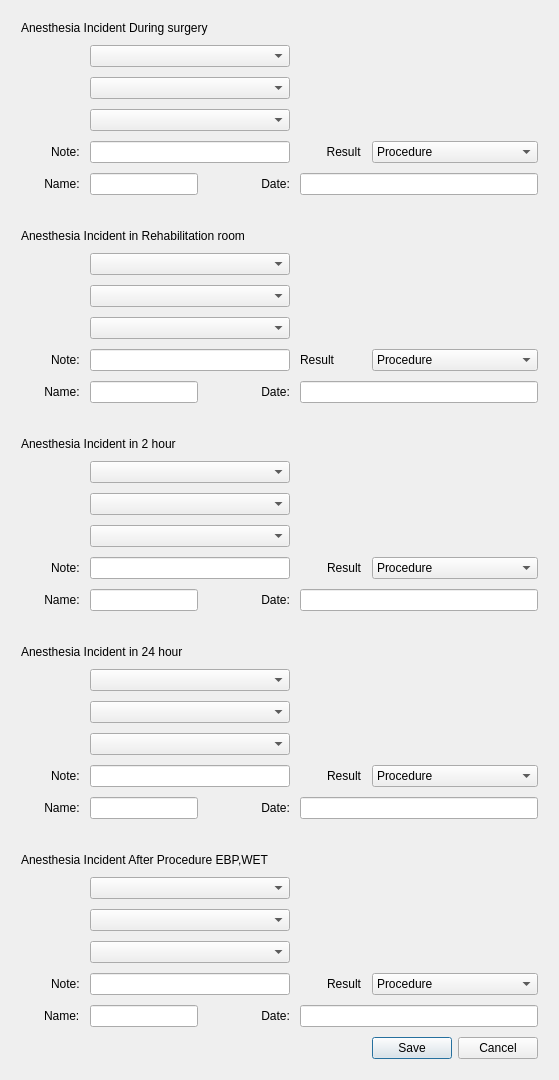
       <widget class="QWidget" name="Post1">
        <attribute name="title">
         <string>Post</string>
        </attribute>
        <layout class="QGridLayout" name="gridLayout_7">
         <item row="0" column="0">
          <layout class="QGridLayout" name="gridLayout_8">
           <property name="margin">
            <number>10</number>
           </property>
           <property name="spacing">
            <number>10</number>
           </property>
           <item row="11" column="5">
            <widget class="QComboBox" name="comboBox_47">
             <item>
              <property name="text">
               <string>Procedure</string>
              </property>
             </item>
             <item>
              <property name="text">
               <string>Stop visiting</string>
              </property>
             </item>
             <item>
              <property name="text">
               <string>Stop visiting, Give advice</string>
              </property>
             </item>
             <item>
              <property name="text">
               <string>Continue visiting</string>
              </property>
             </item>
             <item>
              <property name="text">
               <string>Not found</string>
              </property>
             </item>
             <item>
              <property name="text">
               <string>Released</string>
              </property>
             </item>
             <item>
              <property name="text">
               <string>OPD case</string>
              </property>
             </item>
             <item>
              <property name="text">
               <string>Death</string>
              </property>
             </item>
            </widget>
           </item>
           <item row="11" column="1" colspan="3">
            <widget class="QLineEdit" name="lineEdit_55"/>
           </item>
           <item row="6" column="0" colspan="4">
            <widget class="QLabel" name="label_115">
             <property name="text">
              <string/>
             </property>
            </widget>
           </item>
           <item row="9" column="1" colspan="3">
            <widget class="QComboBox" name="comboBox_45"/>
           </item>
           <item row="10" column="1" colspan="3">
            <widget class="QComboBox" name="comboBox_46"/>
           </item>
           <item row="8" column="1" colspan="3">
            <widget class="QComboBox" name="comboBox_44"/>
           </item>
           <item row="11" column="4">
            <widget class="QLabel" name="label_116">
             <property name="text">
              <string>Result</string>
             </property>
            </widget>
           </item>
           <item row="11" column="0" alignment="Qt::AlignRight">
            <widget class="QLabel" name="label_114">
             <property name="text">
              <string>Note:</string>
             </property>
            </widget>
           </item>
           <item row="21" column="0" colspan="4" alignment="Qt::AlignBottom">
            <widget class="QLabel" name="label_100">
             <property name="text">
              <string>Anesthesia Incident in 24 hour</string>
             </property>
            </widget>
           </item>
           <item row="32" column="5">
            <widget class="QComboBox" name="comboBox_43">
             <item>
              <property name="text">
               <string>Procedure</string>
              </property>
             </item>
             <item>
              <property name="text">
               <string>Stop visiting</string>
              </property>
             </item>
             <item>
              <property name="text">
               <string>Stop visiting, Give advice</string>
              </property>
             </item>
             <item>
              <property name="text">
               <string>Continue visiting</string>
              </property>
             </item>
             <item>
              <property name="text">
               <string>Not found</string>
              </property>
             </item>
             <item>
              <property name="text">
               <string>Released</string>
              </property>
             </item>
             <item>
              <property name="text">
               <string>OPD case</string>
              </property>
             </item>
             <item>
              <property name="text">
               <string>Death</string>
              </property>
             </item>
            </widget>
           </item>
           <item row="22" column="1" colspan="3">
            <widget class="QComboBox" name="comboBox_36"/>
           </item>
           <item row="23" column="1" colspan="3">
            <widget class="QComboBox" name="comboBox_37"/>
           </item>
           <item row="24" column="1" colspan="3">
            <widget class="QComboBox" name="comboBox_38"/>
           </item>
           <item row="29" column="1" colspan="3">
            <widget class="QComboBox" name="comboBox_41"/>
           </item>
           <item row="32" column="4" alignment="Qt::AlignRight">
            <widget class="QLabel" name="label_112">
             <property name="text">
              <string>Result</string>
             </property>
            </widget>
           </item>
           <item row="25" column="0" alignment="Qt::AlignRight">
            <widget class="QLabel" name="label_101">
             <property name="text">
              <string>Note:</string>
             </property>
            </widget>
           </item>
           <item row="26" column="1" colspan="2">
            <widget class="QLineEdit" name="lineEdit_50"/>
           </item>
           <item row="25" column="5">
            <widget class="QComboBox" name="comboBox_39">
             <item>
              <property name="text">
               <string>Procedure</string>
              </property>
             </item>
             <item>
              <property name="text">
               <string>Stop visiting</string>
              </property>
             </item>
             <item>
              <property name="text">
               <string>Stop visiting, Give advice</string>
              </property>
             </item>
             <item>
              <property name="text">
               <string>Continue visiting</string>
              </property>
             </item>
             <item>
              <property name="text">
               <string>Not found</string>
              </property>
             </item>
             <item>
              <property name="text">
               <string>Released</string>
              </property>
             </item>
             <item>
              <property name="text">
               <string>OPD case</string>
              </property>
             </item>
             <item>
              <property name="text">
               <string>Death</string>
              </property>
             </item>
            </widget>
           </item>
           <item row="30" column="1" colspan="3">
            <widget class="QComboBox" name="comboBox_40"/>
           </item>
           <item row="25" column="4" alignment="Qt::AlignRight">
            <widget class="QLabel" name="label_102">
             <property name="text">
              <string>Result</string>
             </property>
            </widget>
           </item>
           <item row="26" column="0" alignment="Qt::AlignRight">
            <widget class="QLabel" name="label_103">
             <property name="text">
              <string> Name:</string>
             </property>
            </widget>
           </item>
           <item row="28" column="0" colspan="4">
            <widget class="QLabel" name="label_105">
             <property name="text">
              <string>Anesthesia Incident After Procedure EBP,WET</string>
             </property>
            </widget>
           </item>
           <item row="25" column="1" colspan="3">
            <widget class="QLineEdit" name="lineEdit_49"/>
           </item>
           <item row="26" column="4" colspan="2">
            <widget class="QLineEdit" name="lineEdit_51"/>
           </item>
           <item row="26" column="3">
            <widget class="QLabel" name="label_104">
             <property name="text">
              <string>                Date:</string>
             </property>
            </widget>
           </item>
           <item row="31" column="1" colspan="3">
            <widget class="QComboBox" name="comboBox_42"/>
           </item>
           <item row="32" column="1" colspan="3">
            <widget class="QLineEdit" name="lineEdit_52"/>
           </item>
           <item row="32" column="0" alignment="Qt::AlignRight">
            <widget class="QLabel" name="label_106">
             <property name="text">
              <string>Note:</string>
             </property>
            </widget>
           </item>
           <item row="33" column="0" alignment="Qt::AlignRight">
            <widget class="QLabel" name="label_107">
             <property name="text">
              <string>Name:</string>
             </property>
            </widget>
           </item>
           <item row="33" column="1" colspan="2">
            <widget class="QLineEdit" name="lineEdit_53"/>
           </item>
           <item row="33" column="4" colspan="2">
            <widget class="QLineEdit" name="lineEdit_54"/>
           </item>
           <item row="33" column="3">
            <widget class="QLabel" name="label_108">
             <property name="text">
              <string>                Date:</string>
             </property>
            </widget>
           </item>
           <item row="5" column="3">
            <widget class="QLabel" name="label_85">
             <property name="text">
              <string>                Date:</string>
             </property>
            </widget>
           </item>
           <item row="5" column="1" colspan="2">
            <widget class="QLineEdit" name="lineEdit_38"/>
           </item>
           <item row="5" column="4" colspan="2">
            <widget class="QLineEdit" name="lineEdit_39"/>
           </item>
           <item row="5" column="0" alignment="Qt::AlignRight">
            <widget class="QLabel" name="label_84">
             <property name="text">
              <string>       Name:</string>
             </property>
            </widget>
           </item>
           <item row="4" column="5">
            <widget class="QComboBox" name="comboBox_26">
             <item>
              <property name="text">
               <string>Procedure</string>
              </property>
             </item>
             <item>
              <property name="text">
               <string>Stop visiting</string>
              </property>
             </item>
             <item>
              <property name="text">
               <string>Stop visiting, Give advice</string>
              </property>
             </item>
             <item>
              <property name="text">
               <string>Continue visiting</string>
              </property>
             </item>
             <item>
              <property name="text">
               <string>Not found</string>
              </property>
             </item>
             <item>
              <property name="text">
               <string>Released</string>
              </property>
             </item>
             <item>
              <property name="text">
               <string>OPD case</string>
              </property>
             </item>
             <item>
              <property name="text">
               <string>Death</string>
              </property>
             </item>
            </widget>
           </item>
           <item row="19" column="4" colspan="2">
            <widget class="QLineEdit" name="lineEdit_42"/>
           </item>
           <item row="14" column="0" colspan="4" alignment="Qt::AlignBottom">
            <widget class="QLabel" name="label_81">
             <property name="text">
              <string>Anesthesia Incident in 2 hour</string>
             </property>
            </widget>
           </item>
           <item row="4" column="1" colspan="3">
            <widget class="QLineEdit" name="lineEdit_37"/>
           </item>
           <item row="18" column="1" colspan="3">
            <widget class="QLineEdit" name="lineEdit_40"/>
           </item>
           <item row="18" column="4" alignment="Qt::AlignRight">
            <widget class="QLabel" name="label_87">
             <property name="text">
              <string>Result</string>
             </property>
            </widget>
           </item>
           <item row="1" column="1" colspan="3">
            <widget class="QComboBox" name="comboBox_20"/>
           </item>
           <item row="19" column="1" colspan="2">
            <widget class="QLineEdit" name="lineEdit_41"/>
           </item>
           <item row="19" column="3">
            <widget class="QLabel" name="label_89">
             <property name="text">
              <string>                Date:</string>
             </property>
            </widget>
           </item>
           <item row="2" column="1" colspan="3">
            <widget class="QComboBox" name="comboBox_21"/>
           </item>
           <item row="0" column="0" colspan="4" alignment="Qt::AlignBottom">
            <widget class="QLabel" name="label_80">
             <property name="text">
              <string>Anesthesia Incident During surgery</string>
             </property>
            </widget>
           </item>
           <item row="3" column="1" colspan="3">
            <widget class="QComboBox" name="comboBox_22"/>
           </item>
           <item row="18" column="5">
            <widget class="QComboBox" name="comboBox_27">
             <item>
              <property name="text">
               <string>Procedure</string>
              </property>
             </item>
             <item>
              <property name="text">
               <string>Stop visiting</string>
              </property>
             </item>
             <item>
              <property name="text">
               <string>Stop visiting, Give advice</string>
              </property>
             </item>
             <item>
              <property name="text">
               <string>Continue visiting</string>
              </property>
             </item>
             <item>
              <property name="text">
               <string>Not found</string>
              </property>
             </item>
             <item>
              <property name="text">
               <string>Released</string>
              </property>
             </item>
             <item>
              <property name="text">
               <string>OPD case</string>
              </property>
             </item>
             <item>
              <property name="text">
               <string>Death</string>
              </property>
             </item>
            </widget>
           </item>
           <item row="15" column="1" colspan="3">
            <widget class="QComboBox" name="comboBox_23"/>
           </item>
           <item row="17" column="1" colspan="3">
            <widget class="QComboBox" name="comboBox_24"/>
           </item>
           <item row="4" column="0" alignment="Qt::AlignRight">
            <widget class="QLabel" name="label_82">
             <property name="text">
              <string>Note:</string>
             </property>
            </widget>
           </item>
           <item row="16" column="1" colspan="3">
            <widget class="QComboBox" name="comboBox_25"/>
           </item>
           <item row="19" column="0" alignment="Qt::AlignRight">
            <widget class="QLabel" name="label_88">
             <property name="text">
              <string>       Name:</string>
             </property>
            </widget>
           </item>
           <item row="18" column="0" alignment="Qt::AlignRight">
            <widget class="QLabel" name="label_86">
             <property name="text">
              <string>Note:</string>
             </property>
            </widget>
           </item>
           <item row="27" column="0">
            <widget class="QLabel" name="label_111">
             <property name="text">
              <string/>
             </property>
            </widget>
           </item>
           <item row="13" column="0" colspan="6">
            <widget class="QLabel" name="label_109">
             <property name="text">
              <string/>
             </property>
            </widget>
           </item>
           <item row="20" column="0">
            <widget class="QLabel" name="label_110">
             <property name="text">
              <string/>
             </property>
            </widget>
           </item>
           <item row="34" column="0" colspan="6">
            <widget class="QDialogButtonBox" name="buttonBox_3">
             <property name="standardButtons">
              <set>QDialogButtonBox::Cancel|QDialogButtonBox::Save</set>
             </property>
            </widget>
           </item>
           <item row="4" column="4" alignment="Qt::AlignRight">
            <widget class="QLabel" name="label_83">
             <property name="text">
              <string>        Result</string>
             </property>
            </widget>
           </item>
           <item row="12" column="0" alignment="Qt::AlignRight">
            <widget class="QLabel" name="label_117">
             <property name="text">
              <string>       Name:</string>
             </property>
            </widget>
           </item>
           <item row="12" column="1" colspan="2">
            <widget class="QLineEdit" name="lineEdit_56"/>
           </item>
           <item row="12" column="3">
            <widget class="QLabel" name="label_118">
             <property name="text">
              <string>                Date:</string>
             </property>
            </widget>
           </item>
           <item row="12" column="4" colspan="2">
            <widget class="QLineEdit" name="lineEdit_57"/>
           </item>
           <item row="7" column="0" colspan="4">
            <widget class="QLabel" name="label_113">
             <property name="text">
              <string>Anesthesia Incident in Rehabilitation room</string>
             </property>
            </widget>
           </item>
          </layout>
         </item>
        </layout>
       </widget>
